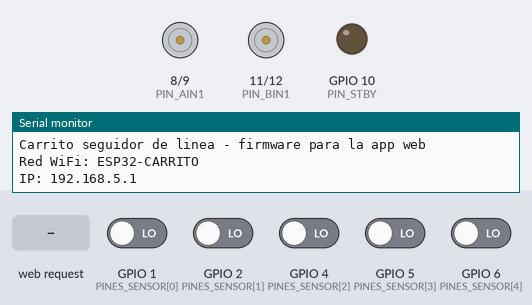
The sketch below on a simulated ESP32-S3. Parts: motor-driver pin pairs drawn as motors (green arrow = first pin HIGH = forward, orange = second pin HIGH = backward, longer = more drive, scaled by the enable pin, stopped while the standby pin is LOW), output pins drawn as LEDs (lit = HIGH), the last lines printed to the serial monitor. The inputs (shaded band) are chosen by the test bench; at power-on: GPIO 1 (PINES_SENSOR[0]), GPIO 2 (PINES_SENSOR[1]), GPIO 4 (PINES_SENSOR[2]), GPIO 5 (PINES_SENSOR[3]), GPIO 6 (PINES_SENSOR[4]) LOW.

Above: at 1.4 s.
1.5 s: HTTP request GET /iniciar?ctrl=pid received
At 2.6 s:
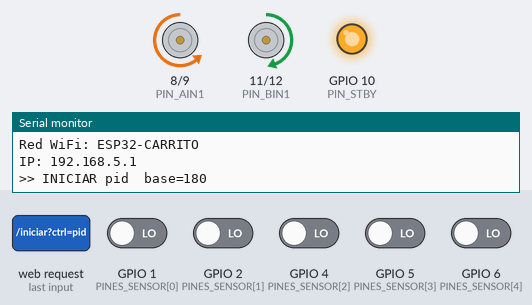
3.0 s: GPIO 1 (PINES_SENSOR[0]) driven HIGH
At 3.8 s:
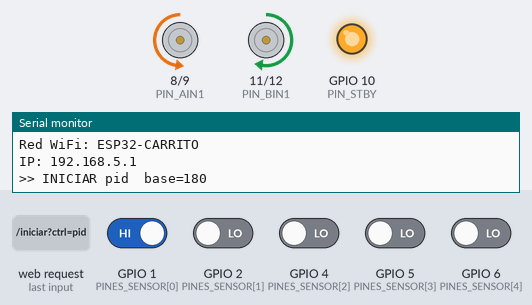
6.0 s: HTTP request GET /iniciar?ctrl=difusa received
At 7.2 s:
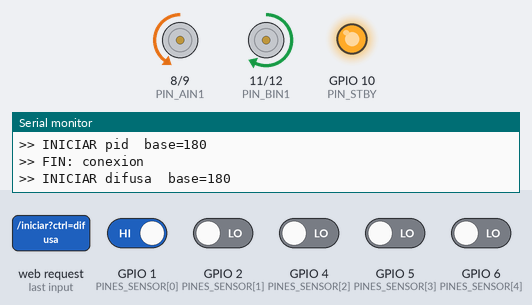
7.5 s: GPIO 2 (PINES_SENSOR[1]) driven HIGH
10.5 s: HTTP request GET /iniciar?ctrl=lqr received
At 13.4 s:
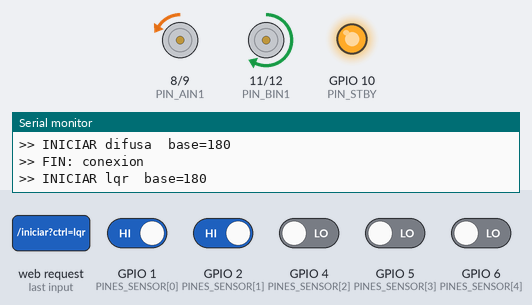
Timing chart, 0 to 15.0 s (numbered marks = the images above; inputs shaded):
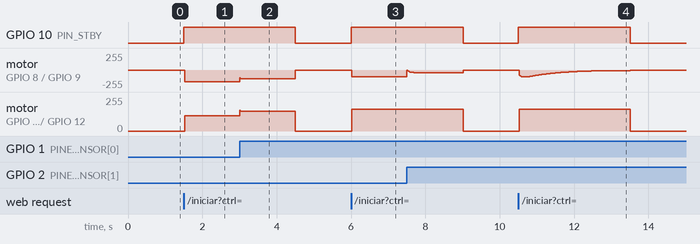

The sketch:

CarritoLinea_Web.ino
```cpp
/*
  ============================================================================
  CARRITO SEGUIDOR DE LINEA - FIRMWARE PARA LA APP WEB DEL PROYECTO (ESP32-S3)
  ============================================================================
  Proyecto: DARIO PROGRAMACION - Plataforma experimental (segundo prototipo)

  Une en un solo sketch los 4 controladores MEJORADOS del carrito, con la
  MISMA logica que los sketches individuales ya probados en la pista:
    pid    -> CarritoLinea_PID_Mejorado.ino
    difusa -> CarritoLinea_Difusa_Mejorado.ino
    lqr    -> CarritoLinea_LQR_Mejorado.ino   (+ observador de estados)
    smc    -> CarritoLinea_SMC_Mejorado.ino   (+ observador de estados)
  Los parametros ya no estan fijos: llegan desde la app web en cada corrida.

  CONEXION CON LA APP (igual que las paginas de prueba de cada controlador):
    El ESP32 crea su propia red WiFi y la app le habla con peticiones HTTP
    cortas (pregunta y respuesta). Si una peticion se pierde, la siguiente
    funciona igual; no hay una conexion continua que se pueda "romper".

    Red: "ESP32-CARRITO" (contrasena 12345678)   IP: 192.168.5.1
    (la IP coincide con ESP32_IPS["carrito"] en backend/main.py)

    GET /iniciar?ctrl=pid&base=180&kp=100&ki=0&kd=0.5
        ctrl = pid | difusa | lqr | smc, y los parametros de ese
        controlador por nombre (los mismos de backend/controllers.py).
    GET /detener
    GET /datos?desde=N
        Devuelve las muestras guardadas a partir de la numero N:
        {"total":..,"corriendo":..,"fin":"..","m":[[t,ref,vc,error,u],...]}
          t     = tiempo desde INICIAR (s)
          ref   = referencia: 0 (linea centrada)
          vc    = posicion de la linea bajo los sensores (cm)
          error = ref - vc (cm)
          u     = correccion entre motores (PWM)
        fin = "" (corriendo) | "manual" | "tiempo" | "linea" | "conexion"

  Fin de una corrida:
    - "manual":   se pulso Finalizar en la app.
    - "tiempo":   se cumplio DURACION_CORRIDA_S.
    - "linea":    la linea estuvo perdida mas de 1 s (se salio de la pista).
    - "conexion": la app dejo de preguntar mas de TIEMPO_SIN_APP_MS
                  (seguridad: el carrito no sigue andando solo).

  Conexiones (segun "Diagrama Electrico Carrito"), motores y sentido de
  giro: IGUALES a los sketches mejorados.

  Librerias: ninguna adicional (WiFi.h y WebServer.h vienen con el nucleo
  ESP32 by Espressif 3.x).   Monitor Serial: 115200 baudios.
  ============================================================================
*/

#include <WiFi.h>
#include <WebServer.h>

// Declaracion de funciones
float leerPosicionLinea(unsigned long ahora);
void  fuzzificar(float x, const float picos[], int idx[2], float grado[2]);
float calcularDifusa(float error, float derivada);
void  escribirMotor(int pinIn1, int pinIn2, int pinPwm, int velocidad);
void  detenerMotores();
void  terminarCorrida(const char* motivo);
void  guardarMuestra(float t, float vc, float err, float u);
void  pedirIniciar();
void  pedirDetener();
void  pedirDatos();
void  paginaEstado();
float argFloat(const char* nombre, float porDefecto);

// ----------------------------------------------------------------------------
// PINES (iguales a los sketches mejorados)
// ----------------------------------------------------------------------------
const int PINES_SENSOR[5] = { 1, 2, 4, 5, 6 };   // OUT1 (izq) ... OUT5 (der)

const int PIN_PWMA = 7;    // canal A: velocidad
const int PIN_AIN1 = 8;    // canal A: direccion
const int PIN_AIN2 = 9;
const int PIN_STBY = 10;   // habilita el driver
const int PIN_BIN1 = 11;   // canal B: direccion
const int PIN_BIN2 = 12;
const int PIN_PWMB = 13;   // canal B: velocidad

// ----------------------------------------------------------------------------
// SENSORES
// ----------------------------------------------------------------------------
const int   NIVEL_LINEA = LOW;                          // LOW = negro
const float PESOS[5] = { -2.0, -1.0, 0.0, 1.0, 2.0 };
const float POSICION_LINEA_PERDIDA = 2.5;
const unsigned long TIEMPO_MAX_PERDIDA_MS = 1000;

// ----------------------------------------------------------------------------
// MOTORES (iguales a los sketches mejorados)
// ----------------------------------------------------------------------------
const int PWM_FRECUENCIA_HZ   = 20000;
const int PWM_RESOLUCION_BITS = 8;
const int PWM_MAX = 255;

const bool PERMITIR_REVERSA   = true;
const bool INVERTIR_MOTOR_IZQ = true;    // "izquierdo" = canal A
const bool INVERTIR_MOTOR_DER = false;   // "derecho"   = canal B
const int  SENTIDO_GIRO       = -1;

// Compensacion de motores (Prueba_Velocidad: recto con A=255, B=165)
const float FACTOR_MOTOR_A = 1.0;
const float FACTOR_MOTOR_B = 165.0 / 255.0;

// ----------------------------------------------------------------------------
// MODELO DEL CARRITO (medido el 05/10/2026, usado por LQR y SMC)
// ----------------------------------------------------------------------------
const float VEL_MAX_CM_S    = 11.2;
const float ANCHO_EJES_CM   = 8.0;
const float DIST_SENSOR_CM  = 7.0;
const float SEP_SENSORES_CM = 2.2;

// Observador de estados (igual que LQR/SMC mejorados)
const float POLO_OBSERVADOR = 4.0;
const float LIMITE_X2_RAD   = 0.5;

// ----------------------------------------------------------------------------
// CORRIDA
// ----------------------------------------------------------------------------
const unsigned long TS_MS = 20;               // 50 Hz
const float SETPOINT = 0.0;
const float DURACION_CORRIDA_S = 25.0;        // tope de cada corrida
const unsigned long TIEMPO_SIN_APP_MS = 3000; // seguridad si la app deja de preguntar

// ----------------------------------------------------------------------------
// WIFI
// ----------------------------------------------------------------------------
const char* AP_SSID = "ESP32-CARRITO";
const char* AP_PASS = "12345678";
const IPAddress IP_AP     (192, 168, 5, 1);
const IPAddress IP_SUBRED (255, 255, 255, 0);

WebServer server(80);

// ----------------------------------------------------------------------------
// PARAMETROS (llegan desde la app; estos son los valores por defecto,
// iguales a los de los sketches mejorados)
// ----------------------------------------------------------------------------
enum Controlador { NINGUNO, PID_C, DIFUSA_C, LQR_C, SMC_C };
Controlador controlador = NINGUNO;
const char* nombreCtrl = "";

int   velocidadBase = 180;

float Kp = 100.0, Ki = 0.0, Kd = 0.5;
const float LIMITE_INTEGRAL = 2.0;

const int N_ETIQUETAS = 7;
float E_PICOS[N_ETIQUETAS]      = { -2.0, -1.0, -0.5, 0.0, 0.5, 1.0, 2.0 };
float DE_PICOS[N_ETIQUETAS]     = { -45.0, -30.0, -15.0, 0.0, 15.0, 30.0, 45.0 };
float SALIDA_PICOS[N_ETIQUETAS] = { -220.0, -140.0, -80.0, 0.0, 80.0, 140.0, 220.0 };
const float ALPHA_DERIVADA = 0.3;

float K1 = 45.4545, K2 = 194.9067;

float LAMBDA = 3.0, K_SMC = 32.0, PHI = 6.6;

// ----------------------------------------------------------------------------
// ESTADO
// ----------------------------------------------------------------------------
bool corriendo = false;
const char* motivoFin = "";
unsigned long inicioMs = 0, tiempoAnterior = 0, ultimaPeticionMs = 0;

// PID / Difusa
float errorAnterior = 0.0, integral = 0.0, derivadaFiltrada = 0.0;
bool  primeraMuestra = true;

// Observador (LQR / SMC)
float vAvance = 0.0, gGiro = 0.0, lObs1 = 0.0, lObs2 = 0.0;
float x1Est = 0.0, x2Est = 0.0, uAnterior = 0.0;

// Sensores
float ultimaPosicionValida = 0.0;
bool  lineaVisible = true;
unsigned long inicioPerdidaMs = 0;
float posicionActual = 0.0;

// Buffer de muestras para la app (12 s a 50 Hz)
struct Muestra { float t, vc, err, u; };
const int TAM_BUFFER = 600;
Muestra buffer[TAM_BUFFER];
unsigned long totalMuestras = 0;

// ----------------------------------------------------------------------------
// SETUP
// ----------------------------------------------------------------------------
void setup() {
  Serial.begin(115200);
  delay(200);

  for (int i = 0; i < 5; i++) pinMode(PINES_SENSOR[i], INPUT);
  pinMode(PIN_AIN1, OUTPUT); pinMode(PIN_AIN2, OUTPUT);
  pinMode(PIN_BIN1, OUTPUT); pinMode(PIN_BIN2, OUTPUT);
  pinMode(PIN_STBY, OUTPUT);
  digitalWrite(PIN_STBY, LOW);

  ledcAttach(PIN_PWMA, PWM_FRECUENCIA_HZ, PWM_RESOLUCION_BITS);
  ledcAttach(PIN_PWMB, PWM_FRECUENCIA_HZ, PWM_RESOLUCION_BITS);
  detenerMotores();

  WiFi.mode(WIFI_AP);
  WiFi.setSleep(false);
  WiFi.softAPConfig(IP_AP, IP_AP, IP_SUBRED);
  WiFi.softAP(AP_SSID, AP_PASS);
  server.on("/", paginaEstado);
  server.on("/iniciar", pedirIniciar);
  server.on("/detener", pedirDetener);
  server.on("/datos", pedirDatos);
  server.begin();

  Serial.println("Carrito seguidor de linea - firmware para la app web");
  Serial.print("Red WiFi: "); Serial.println(AP_SSID);
  Serial.print("IP: ");       Serial.println(WiFi.softAPIP());
  tiempoAnterior = millis();
}

// ----------------------------------------------------------------------------
// LOOP
// ----------------------------------------------------------------------------
void loop() {
  server.handleClient();

  unsigned long ahora = millis();
  if (ahora - tiempoAnterior < TS_MS) return;
  float dt = (ahora - tiempoAnterior) / 1000.0;
  tiempoAnterior = ahora;

  posicionActual = leerPosicionLinea(ahora);
  if (!corriendo) { detenerMotores(); return; }

  float t = (ahora - inicioMs) / 1000.0;

  // --- Condiciones de fin ---
  if (!lineaVisible && (ahora - inicioPerdidaMs) > TIEMPO_MAX_PERDIDA_MS) { terminarCorrida("linea"); return; }
  if (t >= DURACION_CORRIDA_S)                                            { terminarCorrida("tiempo"); return; }
  if (ahora - ultimaPeticionMs > TIEMPO_SIN_APP_MS)                       { terminarCorrida("conexion"); return; }

  // --- Controlador elegido ---
  float error = SETPOINT - posicionActual;
  float correccion = 0.0;

  if (controlador == PID_C) {
    // ===== PID (igual que CarritoLinea_PID_Mejorado) =====
    float derivada = 0.0;
    if (!primeraMuestra) derivada = (error - errorAnterior) / dt;
    primeraMuestra = false;
    if ((error > 0 && errorAnterior < 0) || (error < 0 && errorAnterior > 0)) integral = 0.0;
    float previa = Kp * error + Ki * integral + Kd * derivada;
    bool saturado = fabs(previa) >= PWM_MAX;
    if (!saturado || (previa * error) < 0) {
      integral += error * dt;
      integral = constrain(integral, -LIMITE_INTEGRAL, LIMITE_INTEGRAL);
    }
    errorAnterior = error;
    correccion = SENTIDO_GIRO * (Kp * error + Ki * integral + Kd * derivada);

  } else if (controlador == DIFUSA_C) {
    // ===== Difusa (igual que CarritoLinea_Difusa_Mejorado) =====
    float derivadaCruda = 0.0;
    if (!primeraMuestra) derivadaCruda = (error - errorAnterior) / dt;
    primeraMuestra = false;
    errorAnterior = error;
    derivadaFiltrada = ALPHA_DERIVADA * derivadaCruda + (1.0 - ALPHA_DERIVADA) * derivadaFiltrada;
    correccion = SENTIDO_GIRO * calcularDifusa(error, derivadaFiltrada);

  } else {
    // ===== LQR y SMC: observador de estados (igual que los mejorados) =====
    float x1Medido = posicionActual * SEP_SENSORES_CM;
    float x1Pred = x1Est + dt * (vAvance * x2Est + DIST_SENSOR_CM * gGiro * uAnterior);
    float x2Pred = x2Est + dt * (gGiro * uAnterior);
    float innovacion = x1Medido - x1Pred;
    x1Est = x1Pred + dt * lObs1 * innovacion;
    x2Est = x2Pred + dt * lObs2 * innovacion;
    x2Est = constrain(x2Est, -LIMITE_X2_RAD, LIMITE_X2_RAD);

    float u;
    if (controlador == LQR_C) {
      u = -(K1 * x1Est + K2 * x2Est);
    } else {
      float s = LAMBDA * x1Est + vAvance * x2Est;
      float satS = constrain(s / PHI, -1.0, 1.0);
      float denominador = (LAMBDA * DIST_SENSOR_CM + vAvance) * gGiro;
      u = -(LAMBDA * vAvance * x2Est + K_SMC * satS) / denominador;
    }
    u = constrain(u, -2.0 * PWM_MAX, 2.0 * PWM_MAX);
    correccion = SENTIDO_GIRO * u;
  }

  // --- Motores ---
  int velMin = PERMITIR_REVERSA ? -PWM_MAX : 0;
  int velIzq = constrain((int)(velocidadBase - correccion), velMin, PWM_MAX);
  int velDer = constrain((int)(velocidadBase + correccion), velMin, PWM_MAX);
  // El observador usa la senal que de verdad llega a los motores
  uAnterior = SENTIDO_GIRO * (velDer - velIzq) / 2.0;

  int pwmA = (int)(velIzq * FACTOR_MOTOR_A);
  int pwmB = (int)(velDer * FACTOR_MOTOR_B);
  escribirMotor(PIN_AIN1, PIN_AIN2, PIN_PWMA, INVERTIR_MOTOR_IZQ ? -pwmA : pwmA);
  escribirMotor(PIN_BIN1, PIN_BIN2, PIN_PWMB, INVERTIR_MOTOR_DER ? -pwmB : pwmB);

  // --- Muestra para la app (en cm, igual que la unidad del prototipo) ---
  float vc = posicionActual * SEP_SENSORES_CM;
  guardarMuestra(t, vc, SETPOINT - vc, correccion);
}

// ----------------------------------------------------------------------------
// SENSORES (igual que los sketches mejorados)
// ----------------------------------------------------------------------------
float leerPosicionLinea(unsigned long ahora) {
  float suma = 0.0; int activos = 0;
  for (int i = 0; i < 5; i++) {
    if (digitalRead(PINES_SENSOR[i]) == NIVEL_LINEA) { suma += PESOS[i]; activos++; }
  }
  if (activos == 0) {
    if (lineaVisible) inicioPerdidaMs = ahora;
    lineaVisible = false;
    if (ultimaPosicionValida < 0) return -POSICION_LINEA_PERDIDA;
    if (ultimaPosicionValida > 0) return  POSICION_LINEA_PERDIDA;
    return 0.0;
  }
  lineaVisible = true;
  ultimaPosicionValida = suma / activos;
  return ultimaPosicionValida;
}

// ----------------------------------------------------------------------------
// LOGICA DIFUSA (igual que CarritoLinea_Difusa_Mejorado)
// ----------------------------------------------------------------------------
void fuzzificar(float x, const float picos[], int idx[2], float grado[2]) {
  if (x <= picos[0]) { idx[0] = 0; grado[0] = 1.0; idx[1] = 0; grado[1] = 0.0; return; }
  if (x >= picos[N_ETIQUETAS - 1]) {
    idx[0] = N_ETIQUETAS - 1; grado[0] = 1.0; idx[1] = N_ETIQUETAS - 1; grado[1] = 0.0; return;
  }
  for (int k = 0; k < N_ETIQUETAS - 1; k++) {
    if (x >= picos[k] && x <= picos[k + 1]) {
      float rango = picos[k + 1] - picos[k];
      float gs = (rango > 0) ? (x - picos[k]) / rango : 0.0;
      idx[0] = k; grado[0] = 1.0 - gs; idx[1] = k + 1; grado[1] = gs;
      return;
    }
  }
  idx[0] = 3; grado[0] = 1.0; idx[1] = 3; grado[1] = 0.0;   // picos desordenados
}

float calcularDifusa(float error, float derivada) {
  int idxE[2], idxDE[2]; float gE[2], gDE[2];
  fuzzificar(error, E_PICOS, idxE, gE);
  fuzzificar(derivada, DE_PICOS, idxDE, gDE);
  float num = 0.0, den = 0.0;
  for (int a = 0; a < 2; a++) {
    if (gE[a] <= 0.0) continue;
    for (int b = 0; b < 2; b++) {
      if (gDE[b] <= 0.0) continue;
      float disparo = min(gE[a], gDE[b]);
      int is = constrain(idxE[a] + idxDE[b] - 3, 0, N_ETIQUETAS - 1);
      num += disparo * SALIDA_PICOS[is];
      den += disparo;
    }
  }
  return (den <= 0.0) ? 0.0 : num / den;
}

// ----------------------------------------------------------------------------
// MOTORES
// ----------------------------------------------------------------------------
void escribirMotor(int pinIn1, int pinIn2, int pinPwm, int velocidad) {
  if (velocidad >= 0) { digitalWrite(pinIn1, HIGH); digitalWrite(pinIn2, LOW); }
  else                { digitalWrite(pinIn1, LOW);  digitalWrite(pinIn2, HIGH); }
  ledcWrite(pinPwm, min(abs(velocidad), PWM_MAX));
}

void detenerMotores() {
  ledcWrite(PIN_PWMA, 0);
  ledcWrite(PIN_PWMB, 0);
}

void terminarCorrida(const char* motivo) {
  corriendo = false;
  detenerMotores();
  digitalWrite(PIN_STBY, LOW);
  motivoFin = motivo;
  Serial.print(">> FIN: "); Serial.println(motivo);
}

void guardarMuestra(float t, float vc, float err, float u) {
  buffer[totalMuestras % TAM_BUFFER] = { t, vc, err, u };
  totalMuestras++;
}

// ----------------------------------------------------------------------------
// PETICIONES DE LA APP
// ----------------------------------------------------------------------------
float argFloat(const char* nombre, float porDefecto) {
  return server.hasArg(nombre) ? server.arg(nombre).toFloat() : porDefecto;
}

// GET /iniciar?ctrl=...&parametros...
void pedirIniciar() {
  String c = server.arg("ctrl"); c.toLowerCase();
  Controlador nuevo = NINGUNO;
  if      (c == "pid")    { nuevo = PID_C;    nombreCtrl = "pid"; }
  else if (c == "difusa") { nuevo = DIFUSA_C; nombreCtrl = "difusa"; }
  else if (c == "lqr")    { nuevo = LQR_C;    nombreCtrl = "lqr"; }
  else if (c == "smc")    { nuevo = SMC_C;    nombreCtrl = "smc"; }
  if (nuevo == NINGUNO) {
    server.send(400, "application/json", "{\"ok\":false,\"error\":\"controlador desconocido\"}");
    return;
  }

  velocidadBase = constrain((int)argFloat("base", velocidadBase), 0, PWM_MAX);

  if (nuevo == PID_C) {
    Kp = argFloat("kp", Kp); Ki = argFloat("ki", Ki); Kd = argFloat("kd", Kd);
  } else if (nuevo == DIFUSA_C) {
    char k[5];
    for (int i = 0; i < N_ETIQUETAS; i++) {
      snprintf(k, sizeof(k), "e%d",  i + 1); E_PICOS[i]      = argFloat(k, E_PICOS[i]);
      snprintf(k, sizeof(k), "de%d", i + 1); DE_PICOS[i]     = argFloat(k, DE_PICOS[i]);
      snprintf(k, sizeof(k), "s%d",  i + 1); SALIDA_PICOS[i] = argFloat(k, SALIDA_PICOS[i]);
    }
  } else if (nuevo == LQR_C) {
    K1 = argFloat("k1", K1); K2 = argFloat("k2", K2);
  } else {
    LAMBDA = argFloat("lambda", LAMBDA); K_SMC = argFloat("ksmc", K_SMC);
    PHI = max(argFloat("phi", PHI), 0.001f);
  }

  // Modelo y observador para la velocidad base de esta corrida
  float cmPorPwm = VEL_MAX_CM_S / PWM_MAX;
  vAvance = max(velocidadBase * cmPorPwm, 0.5f);
  gGiro   = 2.0 * cmPorPwm / ANCHO_EJES_CM;
  lObs1 = 2.0 * POLO_OBSERVADOR;
  lObs2 = POLO_OBSERVADOR * POLO_OBSERVADOR / vAvance;

  // Reiniciar estados
  controlador = nuevo;
  errorAnterior = 0.0; integral = 0.0; derivadaFiltrada = 0.0; primeraMuestra = true;
  lineaVisible = true; ultimaPosicionValida = 0.0;
  x1Est = posicionActual * SEP_SENSORES_CM; x2Est = 0.0; uAnterior = 0.0;
  totalMuestras = 0;
  motivoFin = "";
  inicioMs = millis();
  tiempoAnterior = inicioMs;
  ultimaPeticionMs = inicioMs;
  digitalWrite(PIN_STBY, HIGH);
  corriendo = true;

  Serial.print(">> INICIAR "); Serial.print(nombreCtrl);
  Serial.print("  base="); Serial.println(velocidadBase);
  server.send(200, "application/json", "{\"ok\":true}");
}

// GET /detener
void pedirDetener() {
  if (corriendo) terminarCorrida("manual");
  server.send(200, "application/json", "{\"ok\":true}");
}

// GET /datos?desde=N
void pedirDatos() {
  ultimaPeticionMs = millis();
  unsigned long desde = server.hasArg("desde") ? (unsigned long)server.arg("desde").toInt() : 0;
  if (totalMuestras > TAM_BUFFER && desde < totalMuestras - TAM_BUFFER) desde = totalMuestras - TAM_BUFFER;
  if (desde > totalMuestras) desde = totalMuestras;
  unsigned long hasta = totalMuestras;
  if (hasta - desde > 100) hasta = desde + 100;   // como mucho 100 por respuesta

  String json;
  json.reserve(160 + (hasta - desde) * 40);
  json = "{\"total\":" + String(totalMuestras);
  json += ",\"desde\":" + String(desde);
  json += ",\"corriendo\":" + String(corriendo ? "true" : "false");
  json += ",\"fin\":\"" + String(motivoFin) + "\"";
  json += ",\"ctrl\":\"" + String(nombreCtrl) + "\"";
  json += ",\"m\":[";
  for (unsigned long i = desde; i < hasta; i++) {
    const Muestra& m = buffer[i % TAM_BUFFER];
    if (i > desde) json += ",";
    json += "[" + String(m.t, 3) + ",0," + String(m.vc, 3) + "," + String(m.err, 3) + "," + String(m.u, 1) + "]";
  }
  json += "]}";
  server.send(200, "application/json", json);
}

// GET /  (solo para comprobar desde el navegador que el carrito responde)
void paginaEstado() {
  String txt = "Carrito seguidor de linea listo.\nUsa la app web del proyecto para controlarlo.\n";
  txt += "Estado: " + String(corriendo ? "CORRIENDO " : "DETENIDO ") + String(nombreCtrl) + "\n";
  txt += "Linea: " + String(lineaVisible ? "visible" : "perdida") + "  posicion = " + String(posicionActual, 2) + "\n";
  server.send(200, "text/plain; charset=utf-8", txt);
}
```

Measured:
- after the input at 1.5 s, GPIO 10 (PIN_STBY): LOW → HIGH at once; motor on GPIO 8 (PIN_AIN1) / GPIO 9 (PIN_AIN2): stopped → backward 179/255 at once; motor on GPIO 11 (PIN_BIN1) / GPIO 12 (PIN_BIN2): stopped → forward 116/255 at once
- after the input at 3.0 s, motor on GPIO 8 (PIN_AIN1) / GPIO 9 (PIN_AIN2): backward 179/255 → backward 129/255 at once, → stopped 1.5 s later; motor on GPIO 11 (PIN_BIN1) / GPIO 12 (PIN_BIN2): forward 116/255 → forward 147/255 at once, → stopped 1.5 s later
- after the input at 6.0 s, GPIO 10 (PIN_STBY): LOW → HIGH at once; motor on GPIO 8 (PIN_AIN1) / GPIO 9 (PIN_AIN2): stopped → backward 100/255 at once; motor on GPIO 11 (PIN_BIN1) / GPIO 12 (PIN_BIN2): stopped → forward 164/255 at once
- after the input at 10.5 s, GPIO 10 (PIN_STBY): LOW → HIGH at once, → LOW 3.0 s later; motor on GPIO 11 (PIN_BIN1) / GPIO 12 (PIN_BIN2): stopped → forward 164/255 at once, → stopped 3.0 s later
